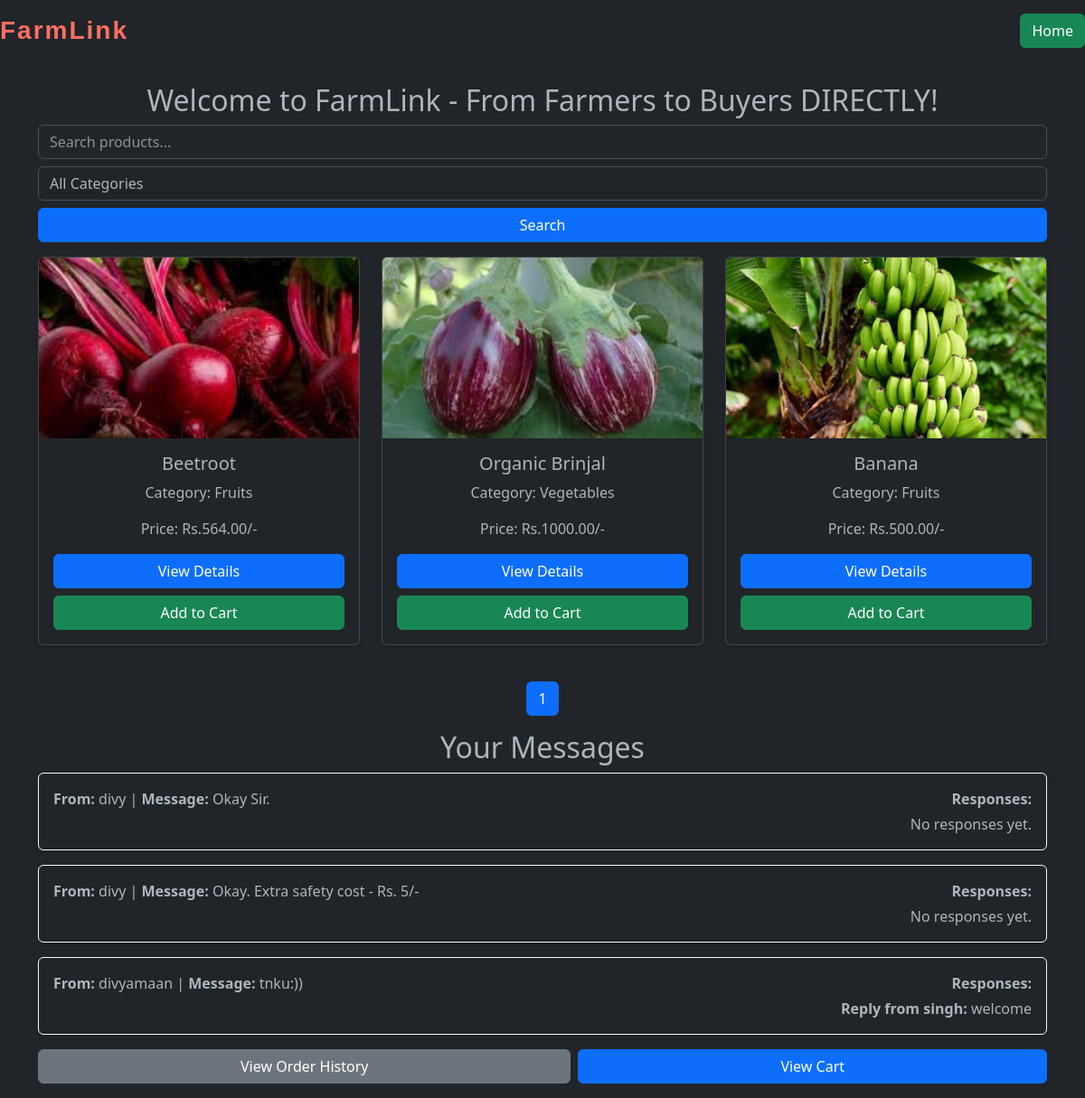
Page /products/buyer/home/ (signed in) on the committed database.
### products/models.py (models this page shows, shortened)
class Product(models.Model):
    CATEGORY_CHOICES = [
        ('Crops', 'Crops'),
        ('Fruits', 'Fruits'),
        ('Vegetables', 'Vegetables'),
    ]
    farmer = models.ForeignKey(settings.AUTH_USER_MODEL, on_delete=models.CASCADE, related_name='products')
    name = models.CharField(max_length=100)
    category = models.CharField(max_length=20, choices=CATEGORY_CHOICES)
    quantity = models.PositiveIntegerField()
    price = models.DecimalField(max_digits=10, decimal_places=2)
    image = models.ImageField(upload_to='product_images/', blank=True, null=True)
    created_at = models.DateTimeField(auto_now_add=True)

class Message(models.Model):
    sender = models.ForeignKey(
        settings.AUTH_USER_MODEL,
        on_delete=models.CASCADE,
        related_name='sent_messages'
    )
    recipient = models.ForeignKey(
        settings.AUTH_USER_MODEL,
        on_delete=models.CASCADE,
        related_name='received_messages'
    )
    product = models.ForeignKey(
        Product,
        on_delete=models.CASCADE,
        related_name='messages'
    )
    message = models.TextField()
    timestamp = models.DateTimeField(auto_now_add=True)
    parent_message = models.ForeignKey(
        'self',
        on_delete=models.CASCADE,
        null=True,
        blank=True,
        related_name='responses'
    )

### users/models.py (models this page shows, shortened)
class CustomUser(AbstractUser):
    FARMER = 'FARMER'
    BUYER = 'BUYER'
    ROLE_CHOICES = [
        (FARMER, 'Farmer'),
        (BUYER, 'Buyer'),
    ]
    role = models.CharField(max_length=10, choices=ROLE_CHOICES, null=True, blank=True)

### products/views.py (the view)
# urls.py: path('buyer/home/', views.buyer_home, name='buyer_home'),
@login_required
def buyer_home(request):
    query = request.GET.get('q', '')  # Search query
    category_filter = request.GET.get('category', '')  # Category filter
    products = Product.objects.all()
    if query:
        products = products.filter(name__icontains=query)
    if category_filter:
        products = products.filter(category=category_filter)
    paginator = Paginator(products, 6)  # 6 products per page
    page_number = request.GET.get('page')
    page_obj = paginator.get_page(page_number)
    messages = Message.objects.filter(recipient=request.user).order_by('-timestamp')
    for message in messages:
        message.responses_list = message.responses.all()
    categories = Product.objects.values_list('category', flat=True).distinct()
    return render(request, 'products/buyer_home.html', {
        'page_obj': page_obj,
        'categories': categories,
        'query': query,
        'category_filter': category_filter,
        'messages': messages,  # Pass the messages to the template
        'products': products,  # Ensure products are passed to the template
    })

### products/templates/products/buyer_home.html (shortened to what this page needs)
{% extends 'base.html' %}
{% load static %}
{% block content %}
<h2 class="text-center">Welcome to FarmLink - From Farmers to Buyers DIRECTLY!</h2>
<form method="get" class="mb-3">
    <input type="text" name="q" value="{{ query }}" placeholder="Search products..." class="form-control mb-2">
    <select name="category" class="form-control mb-2">
        <option value="">All Categories</option>
    </select>
    <button type="submit" class="btn btn-primary w-100">Search</button>
</form>
<div class="row">
    {% for product in page_obj %}
        <div class="col-md-4 mb-3">
            <div class="card h-100 shadow-sm">
                {% if product.image %}
                    <img src="{{ product.image.url }}" class="card-img-top" alt="{{ product.name }}" style="height: 200px; object-fit: cover;">
                {% else %}
                    <img src="https://via.placeholder.com/150" class="card-img-top" alt="No Image" style="height: 200px; object-fit: cover;">
                {% endif %}
                <div class="card-body d-flex flex-column justify-content-center text-center">
                    <h5 class="card-title">{{ product.name }}</h5>
                    <p class="card-text">Category: {{ product.category }}</p>
                    <p class="card-text">Price: Rs.{{ product.price }}/-</p>
                    <a href="{% url 'product_detail' product.pk %}" class="btn btn-primary w-100 mb-2">View Details</a>
                    <a href="{% url 'orders:add_to_cart' product.id %}" class="btn btn-success w-100">Add to Cart</a>
                </div>
            </div>
        </div>
    {% endfor %}
</div>
<nav>
    <ul class="pagination justify-content-center mt-4">
        {% for num in page_obj.paginator.page_range %}
            <li class="page-item {% if page_obj.number == num %}active{% endif %}">
                <a class="page-link" href="?page={{ num }}">{{ num }}</a>
            </li>
        {% endfor %}
    </ul>
</nav>
<h2 class="text-center">Your Messages</h2>
{% if messages %}
    <ul class="list-unstyled">
        {% for message in messages %}
            <li class="mb-3 p-3 border border-light rounded shadow-sm">
                <div class="d-flex justify-content-between align-items-start">
                    <div>
                        <p class="mb-0"><strong>From:</strong> {{ message.sender.username }} | <strong>Message:</strong> {{ message.message }}</p>
                    </div>
                    <div class="text-end">
                        <p class="mb-1"><strong>Responses:</strong></p>
                        {% for response in message.responses.all %}
                            <p class="mb-0"><strong>Reply from {{ response.sender.username }}:</strong> {{ response.message }}</p>
                        {% empty %}
                            <p class="mb-0">No responses yet.</p>
                        {% endfor %}
                    </div>
                </div>
            </li>
        {% endfor %}
    </ul>
{% else %}
    <p class="text-center">No messages yet.</p>
{% endif %}
<div class="d-flex mb-3">
    <a href="{% url 'orders:order_history' %}" class="btn btn-secondary flex-fill me-2">View Order History</a>
    <a href="{% url 'orders:view_cart' %}" class="btn btn-primary flex-fill">View Cart</a>
</div>
{% endblock %}

### templates/base.html (shortened to what this page needs)
 {% load custom_filters %}
 <!DOCTYPE html>
 <html lang="en" data-bs-theme="dark">
 <head>
     <link rel="stylesheet" href="https://cdn.jsdelivr.net/npm/bootstrap@5.3.0-alpha1/dist/css/bootstrap.min.css">
 </head>
 <body>
    {% block navbar %}
     <nav class="navbar navbar-expand-lg navbar-dark bg-dark">
        <a class="navbar-brand" href="/" style="font-family: 'Arial', sans-serif; font-size: 28px; font-weight: bold; color: #FF6F61; letter-spacing: 2px;">FarmLink</a>
         <div class="collapse navbar-collapse">
             <ul class="navbar-nav ms-auto">
                 {% if user.is_authenticated %}
                     {% if user.role == 'FARMER' %}
                         <li class="nav-item">
                             <a class="btn btn-success" href="{% url 'farmer_dashboard' %}">Farmer Dashboard</a>
                         </li>
                     {% elif user.role == 'BUYER' %}
                         <li class="nav-item ms-auto">
                             <a class="btn btn-success" href="{% url 'buyer_home' %}">Home</a>
                         </li>
                     {% endif %}
                 {% endif %}
             </ul>
         </div>
     </nav>
    {% endblock %}
     <div class="container mt-4">
         {% block content %}{% endblock %}
     </div>
 </body>
 </html>

### rows in the picture
Product: image (picture), name "Beetroot", category "Fruits", price "564.00"
Product: image (picture), name "Organic Brinjal", category "Vegetables", price "1000.00"
Product: image (picture), name "Banana", category "Fruits", price "500.00"
Message: sender.username "divy", message "Okay Sir."
Message: sender.username "divy", message "Okay. Extra safety cost - Rs. 5/-"
Message: sender.username "divyamaan", message "tnku:))"
Message: sender.username "singh", message "welcome"

### other values in the picture
{{ num }} "1"
